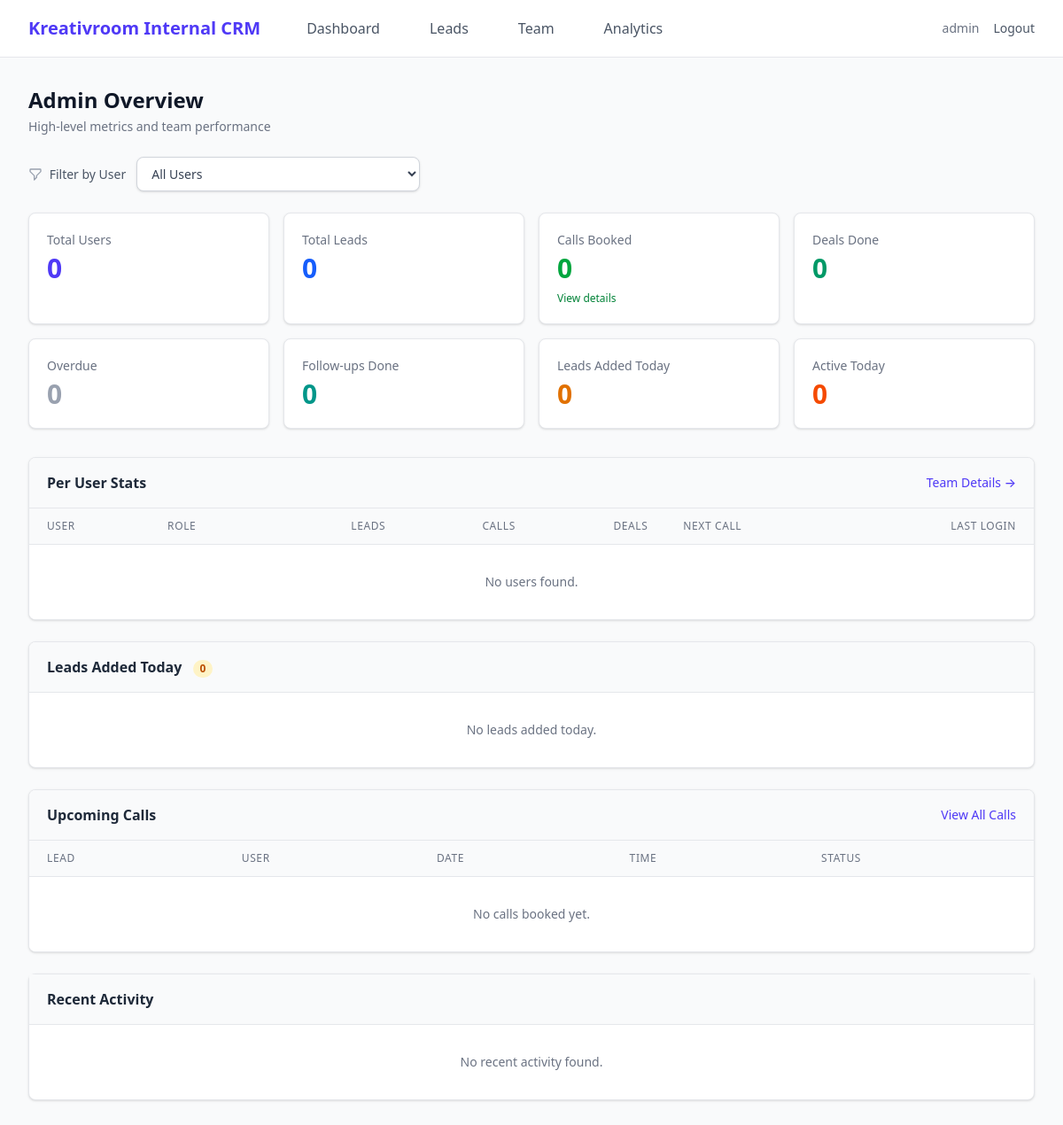
The app's page /admin/dashboard (signed in), older data.
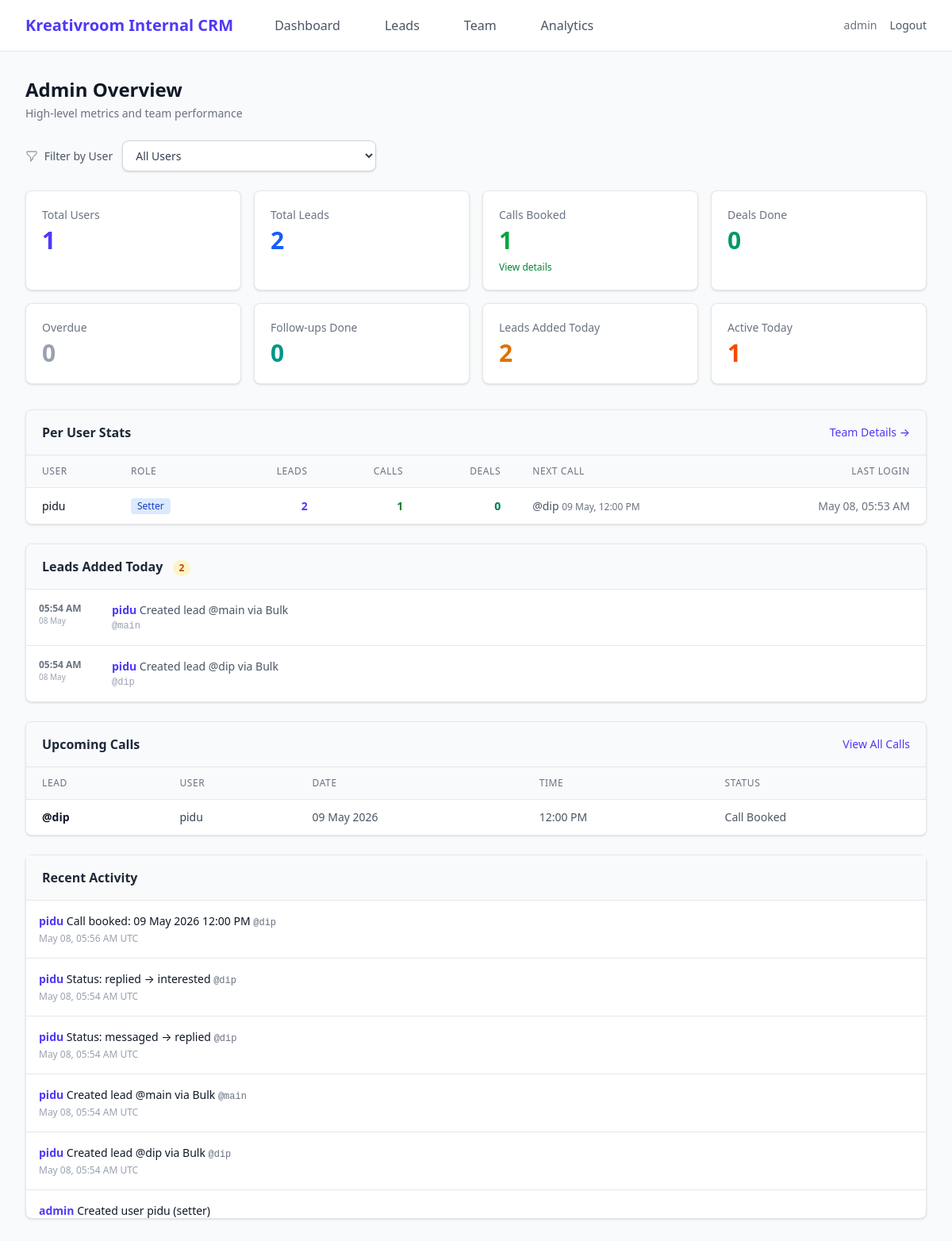
The same page, newer data.
### instagram_crm/models.py (models this page shows, shortened)
class User(UserMixin, db.Model):
    __tablename__ = "users"
    id            = db.Column(db.Integer, primary_key=True)
    username      = db.Column(db.String(255), unique=True, nullable=False)
    password_hash = db.Column(db.String(255), nullable=False)
    role          = db.Column(db.String(50), default="setter")
    last_login    = db.Column(db.DateTime, nullable=True)
    created_at    = db.Column(db.DateTime, default=datetime.utcnow)
    leads      = db.relationship("Lead", backref="setter", lazy="dynamic")
    activities = db.relationship("Activity", backref="user", lazy="dynamic")
    @property
    def is_admin(self) -> bool:
        return self.role == "admin"

class Lead(db.Model):
    __tablename__ = "leads"
    STATUSES = ["new_lead", "messaged", "replied", "interested", "call_booked", "deal_done"]
    id               = db.Column(db.Integer, primary_key=True)
    instagram_handle = db.Column(db.String(255), unique=True, nullable=False)
    status           = db.Column(db.String(50), default="new_lead", nullable=False, index=True)
    prev_status      = db.Column(db.String(50), nullable=True)   # ← restored on cancel-call
    assigned_to      = db.Column(db.Integer, db.ForeignKey("users.id"), nullable=True, index=True)
    last_contacted   = db.Column(db.DateTime, nullable=True)
    next_followup    = db.Column(db.Date, nullable=True, index=True)
    notes            = db.Column(db.Text, nullable=True)
    created_at       = db.Column(db.DateTime, default=datetime.utcnow)
    call       = db.relationship("Call", backref="lead", uselist=False,
                                 cascade="all, delete-orphan")
    activities = db.relationship("Activity", backref="lead", lazy="dynamic")

class Call(db.Model):
    __tablename__ = "calls"
    id            = db.Column(db.Integer, primary_key=True)
    lead_id       = db.Column(db.Integer, db.ForeignKey("leads.id"), unique=True, nullable=False)
    call_datetime = db.Column(db.DateTime, nullable=False)

class Activity(db.Model):
    __tablename__ = "activities"
    id        = db.Column(db.Integer, primary_key=True)
    user_id   = db.Column(db.Integer, db.ForeignKey("users.id"), nullable=True)
    action    = db.Column(db.String(255), nullable=False)
    lead_id   = db.Column(db.Integer, db.ForeignKey("leads.id"), nullable=True)
    timestamp = db.Column(db.DateTime, default=datetime.utcnow)

### instagram_crm/admin.py (the view)
@admin_bp.route("/dashboard")
@admin_required
def dashboard():
    today     = date.today()
    day_start = datetime.combine(today, datetime.min.time())
    week_ago  = datetime.utcnow() - timedelta(days=7)
    filter_users = User.query.filter(User.role != 'admin').order_by(User.username).all()
    selected_user_id = request.args.get("user_id", type=int)
    selected_user = None
    if selected_user_id:
        selected_user = db.session.get(User, selected_user_id)
        if not selected_user:
            selected_user_id = None          # invalid id → show all
    total_users = User.query.filter(User.role != 'admin').count()
    if selected_user_id:
        total_leads     = Lead.query.filter_by(assigned_to=selected_user_id).count()
        total_calls     = Call.query.join(Lead).filter(Lead.assigned_to == selected_user_id).count()
        leads_today     = Lead.query.filter(Lead.assigned_to == selected_user_id, Lead.created_at >= day_start).count()
        calls_this_week = Call.query.join(Lead).filter(Lead.assigned_to == selected_user_id, Call.call_datetime >= week_ago).count()
        deals_done      = Lead.query.filter_by(assigned_to=selected_user_id, status="deal_done").count()
        overdue_count   = (
            Lead.query
            .filter(Lead.assigned_to == selected_user_id,
                    Lead.next_followup != None,
                    Lead.next_followup < today,
                    Lead.status != "call_booked",
                    Lead.status != "deal_done")
            .count()
        )
        followups_done  = (
            Activity.query
            .filter(Activity.user_id == selected_user_id,
                    Activity.action.like("Follow-up done%"))
            .count()
        )
    else:
        total_leads     = Lead.query.count()
        total_calls     = Call.query.count()
        leads_today     = Lead.query.filter(Lead.created_at >= day_start).count()
        calls_this_week = Call.query.filter(Call.call_datetime >= week_ago).count()
        deals_done      = Lead.query.filter_by(status="deal_done").count()
        overdue_count   = (
            Lead.query
            .filter(Lead.next_followup != None,
                    Lead.next_followup < today,
                    Lead.status != "call_booked",
                    Lead.status != "deal_done")
            .count()
        )
        followups_done  = (
            Activity.query
            .filter(Activity.action.like("Follow-up done%"))
            .count()
        )
    active_today = User.query.filter(User.role != 'admin', User.last_login >= day_start).count()
    add_query = (
        Activity.query
        .filter(Activity.timestamp >= day_start, Activity.action.startswith("Created lead"))
    )
    if selected_user_id:
        add_query = add_query.filter(Activity.user_id == selected_user_id)
    leads_added_today = add_query.count()
    lead_additions = (
        add_query
        .order_by(Activity.timestamp.desc())
        .limit(15).all()
    )
    act_query = Activity.query
    if selected_user_id:
        act_query = act_query.filter(Activity.user_id == selected_user_id)
    recent_activities = act_query.order_by(Activity.timestamp.desc()).limit(10).all()
    users = User.query.order_by(User.last_login.desc().nullslast()).all()
    user_stats = _user_stats()
    calls_query = (
        Call.query
        .options(joinedload(Call.lead).joinedload(Lead.setter))
        .filter(Call.call_datetime >= datetime.now())
    )
    if selected_user_id:
        calls_query = calls_query.join(Call.lead).filter(Lead.assigned_to == selected_user_id)
    upcoming_calls = calls_query.order_by(Call.call_datetime.asc()).limit(8).all()
    return render_template(
        "admin/dashboard.html",
        total_users=total_users,
        total_leads=total_leads,
        total_calls=total_calls,
        leads_today=leads_today,
        calls_this_week=calls_this_week,
        active_today=active_today,
        deals_done=deals_done,
        overdue_count=overdue_count,
        followups_done=followups_done,
        leads_added_today=leads_added_today,
        lead_additions=lead_additions,
        recent_activities=recent_activities,
        users=users,
        user_stats=user_stats,
        upcoming_calls=upcoming_calls,
        filter_users=filter_users,
        selected_user_id=selected_user_id,
        selected_user=selected_user,
    )

### instagram_crm/templates/admin/dashboard.html (shortened to what the changed rows need)
{% extends "base.html" %}
{% block content %}
<div class="mb-6 flex flex-col sm:flex-row sm:justify-between sm:items-center gap-4">
  <div>
    <h1 class="text-2xl font-bold text-gray-900">
      {% if selected_user %}Overview for {{ selected_user.username | title }}{% else %}Admin Overview{% endif %}
    </h1>
  </div>
</div>
{% set filter_action = url_for('admin.dashboard') %}
<div class="grid grid-cols-2 md:grid-cols-4 gap-4 mb-8">
  {% if not selected_user %}
  <div class="bg-white border border-gray-200 rounded-lg p-5 shadow-sm">
    <div class="text-sm text-gray-500 font-medium mb-1">Total Users</div>
    <div class="text-3xl font-bold text-indigo-600">{{ total_users }}</div>
  </div>
  {% endif %}
  <div class="bg-white border border-gray-200 rounded-lg p-5 shadow-sm">
    <div class="text-sm text-gray-500 font-medium mb-1">Total Leads</div>
    <div class="text-3xl font-bold text-blue-600">{{ total_leads }}</div>
  </div>
  <a href="{{ url_for('admin.calls') }}" class="block bg-white border border-gray-200 rounded-lg p-5 shadow-sm hover:border-green-300 hover:shadow-md transition">
    <div class="text-sm text-gray-500 font-medium mb-1">Calls Booked</div>
    <div class="text-3xl font-bold text-green-600">{{ total_calls }}</div>
    <div class="text-xs text-green-700 mt-2">View details</div>
  </a>
  <div class="bg-white border border-gray-200 rounded-lg p-5 shadow-sm">
    <div class="text-sm text-gray-500 font-medium mb-1">Leads Added Today</div>
    <div class="text-3xl font-bold text-amber-600">{{ leads_added_today }}</div>
  </div>
  {% if not selected_user %}
  <div class="bg-white border border-gray-200 rounded-lg p-5 shadow-sm">
    <div class="text-sm text-gray-500 font-medium mb-1">Active Today</div>
    <div class="text-3xl font-bold text-orange-600">{{ active_today }}</div>
  </div>
  {% endif %}
</div>
<div class="grid grid-cols-1 gap-6">
  {% if not selected_user %}
  <div class="bg-white border border-gray-200 rounded-lg shadow-sm overflow-hidden">
    <div class="px-5 py-4 border-b border-gray-200 bg-gray-50 flex justify-between items-center">
      <h2 class="font-semibold text-gray-800">Per User Stats</h2>
    </div>
    <div class="overflow-x-auto">
      <table class="min-w-full divide-y divide-gray-200 text-sm text-left">
        <thead class="bg-gray-50 text-gray-500 uppercase tracking-wider text-xs">
          <tr>
            <th class="px-5 py-3 font-medium">User</th>
            <th class="px-5 py-3 font-medium">Role</th>
            <th class="px-5 py-3 font-medium text-right">Leads</th>
            <th class="px-5 py-3 font-medium text-right">Calls</th>
            <th class="px-5 py-3 font-medium text-right">Deals</th>
            <th class="px-5 py-3 font-medium">Next Call</th>
            <th class="px-5 py-3 font-medium text-right">Last Login</th>
          </tr>
        </thead>
        <tbody class="divide-y divide-gray-200 bg-white">
          {% for row in user_stats %}
          {% set u = row.user %}
          <tr class="hover:bg-gray-50">
            <td class="px-5 py-3 font-medium text-gray-900">{{ u.username }}</td>
            <td class="px-5 py-3">
              <span class="inline-flex px-2 py-0.5 rounded text-xs font-medium {% if u.role == 'admin' %}bg-purple-100 text-purple-800{% else %}bg-blue-100 text-blue-800{% endif %}">
                {{ u.role|title }}
              </span>
            </td>
            <td class="px-5 py-3 text-right font-semibold text-gray-900">
              <a href="{{ url_for('admin.all_leads', setter=u.id) }}" class="text-indigo-600 hover:text-indigo-900">{{ row.total_leads }}</a>
            </td>
            <td class="px-5 py-3 text-right font-semibold text-green-700">
              <a href="{{ url_for('admin.calls', setter=u.id) }}" class="hover:text-green-900">{{ row.calls_booked }}</a>
            </td>
            <td class="px-5 py-3 text-right font-semibold text-emerald-700">{{ row.deals_done }}</td>
            <td class="px-5 py-3 text-gray-600">
              {% if row.next_call %}
                <span class="font-medium">@{{ row.next_call.lead.instagram_handle }}</span>
                <span class="text-xs text-gray-500">{{ row.next_call.call_datetime.strftime('%d %b, %I:%M %p') }}</span>
              {% else %}
                <span class="text-gray-400">—</span>
              {% endif %}
            </td>
            <td class="px-5 py-3 text-right text-gray-500">
              {{ u.last_login.strftime('%b %d, %I:%M %p') if u.last_login else 'Never' }}
            </td>
          </tr>
          {% else %}
          <tr>
            <td colspan="7" class="px-5 py-8 text-center text-gray-500">No users found.</td>
          </tr>
          {% endfor %}
        </tbody>
      </table>
    </div>
  </div>
  {% endif %}
  <div class="bg-white border border-gray-200 rounded-lg shadow-sm overflow-hidden">
    <div class="px-5 py-4 border-b border-gray-200 bg-gray-50 flex justify-between items-center">
      <h2 class="font-semibold text-gray-800">
        Leads Added Today{% if selected_user %} — {{ selected_user.username | title }}{% endif %}
        <span class="ml-2 inline-flex items-center px-2 py-0.5 rounded-full text-xs font-bold bg-amber-100 text-amber-700">{{ leads_added_today }}</span>
      </h2>
    </div>
    <div class="divide-y divide-gray-200 overflow-y-auto max-h-[350px]">
      {% for act in lead_additions %}
      <div class="p-4 hover:bg-gray-50 flex items-start gap-3">
        <div class="w-20 shrink-0">
          <div class="text-xs font-semibold text-gray-500">{{ act.timestamp.strftime('%I:%M %p') }}</div>
          <div class="text-[10px] text-gray-400">{{ act.timestamp.strftime('%d %b') }}</div>
        </div>
        <div class="flex-1 min-w-0">
          <p class="text-sm text-gray-900">
            <span class="font-semibold text-indigo-600">{{ act.user.username if act.user else 'System' }}</span>
            <span class="text-gray-600">{{ act.action }}</span>
          </p>
          {% if act.lead %}
          <p class="text-xs text-gray-400 font-mono mt-0.5">@{{ act.lead.instagram_handle }}</p>
          {% endif %}
        </div>
      </div>
      {% else %}
      <div class="p-8 text-center text-gray-500 text-sm">No leads added today.</div>
      {% endfor %}
    </div>
  </div>
  <div class="bg-white border border-gray-200 rounded-lg shadow-sm overflow-hidden">
    <div class="px-5 py-4 border-b border-gray-200 bg-gray-50 flex justify-between items-center">
      <h2 class="font-semibold text-gray-800">Upcoming Calls{% if selected_user %} — {{ selected_user.username | title }}{% endif %}</h2>
    </div>
    <div class="overflow-x-auto">
      <table class="min-w-full divide-y divide-gray-200 text-sm text-left">
        <thead class="bg-gray-50 text-gray-500 uppercase tracking-wider text-xs">
          <tr>
            <th class="px-5 py-3 font-medium">Lead</th>
            {% if not selected_user %}<th class="px-5 py-3 font-medium">User</th>{% endif %}
            <th class="px-5 py-3 font-medium">Date</th>
            <th class="px-5 py-3 font-medium">Time</th>
            <th class="px-5 py-3 font-medium">Status</th>
          </tr>
        </thead>
         <tbody class="divide-y divide-gray-200 bg-white">
           {% for call in upcoming_calls %}
           <tr class="hover:bg-gray-50">
             <td class="px-5 py-3 font-semibold text-gray-900">
               {% if call.lead %}
                 @{{ call.lead.instagram_handle }}
               {% else %}
                 Deleted Lead
               {% endif %}
             </td>
             {% if not selected_user %}<td class="px-5 py-3 text-gray-700">
               {% if call.lead and call.lead.setter %}
                 {{ call.lead.setter.username }}
               {% else %}
                 Unassigned
               {% endif %}
             </td>{% endif %}
             <td class="px-5 py-3 text-gray-600">{{ call.call_datetime.strftime('%d %b %Y') }}</td>
             <td class="px-5 py-3 text-gray-600">{{ call.call_datetime.strftime('%I:%M %p') }}</td>
             <td class="px-5 py-3 text-gray-600">
               {% if call.lead %}
                 {{ call.lead.status.replace('_', ' ').title() }}
               {% else %}
                 N/A
               {% endif %}
             </td>
           </tr>
           {% else %}
           <tr>
             <td colspan="{% if selected_user %}4{% else %}5{% endif %}" class="px-5 py-8 text-center text-gray-500">No calls booked yet.</td>
           </tr>
           {% endfor %}
        </tbody>
      </table>
    </div>
  </div>
  <div class="bg-white border border-gray-200 rounded-lg shadow-sm flex flex-col">
    <div class="px-5 py-4 border-b border-gray-200 bg-gray-50 flex justify-between items-center">
      <h2 class="font-semibold text-gray-800">Recent Activity{% if selected_user %} — {{ selected_user.username | title }}{% endif %}</h2>
    </div>
    <div class="divide-y divide-gray-200 overflow-y-auto max-h-[400px]">
      {% for act in recent_activities %}
      <div class="p-4 hover:bg-gray-50">
        <p class="text-sm text-gray-900">
          {% if not selected_user %}
          <span class="font-semibold text-indigo-600">{{ act.user.username if act.user else 'System' }}</span>
          {% endif %}
          {{ act.action }}
          {% if act.lead %}
            <span class="text-gray-500 font-mono text-xs">@{{ act.lead.instagram_handle }}</span>
          {% endif %}
        </p>
        <p class="text-xs text-gray-400 mt-1">{{ act.timestamp.strftime('%b %d, %I:%M %p') }} UTC</p>
      </div>
      {% else %}
      <div class="p-8 text-center text-gray-500 text-sm">No recent activity found.</div>
      {% endfor %}
    </div>
  </div>
</div>
{% endblock %}

Row changes from the older to the newer data that the page shows:
added User: username "pidu", role "Setter", last_login "May 08, 05:53 AM"
added Lead: next_call.lead.instagram_handle "dip"
added Call: next_call.call_datetime "09 May, 12:00 PM", lead.instagram_handle "dip", lead.setter.username "pidu", call_datetime "09 May 2026", call_datetime "12:00 PM", lead.status.replace "Call Booked"
added Activity: timestamp "05:54 AM", timestamp "08 May", user "pidu", action "Created lead @main via Bulk", lead.instagram_handle "main", timestamp "May 08, 05:54 AM"
added Activity: timestamp "05:54 AM", timestamp "08 May", user "pidu", action "Created lead @dip via Bulk", lead.instagram_handle "dip", timestamp "May 08, 05:54 AM"
added Activity: user "pidu", action "Call booked: 09 May 2026 12:00 PM", lead.instagram_handle "dip", timestamp "May 08, 05:56 AM", shown under "Recent Activity"
added Activity: user "pidu", action "Status: replied → interested", lead.instagram_handle "dip", timestamp "May 08, 05:54 AM", shown under "Recent Activity"
added Activity: user "pidu", action "Status: messaged → replied", lead.instagram_handle "dip", timestamp "May 08, 05:54 AM", shown under "Recent Activity"
added Activity: user "admin", action "Created user pidu (setter)", shown under "Recent Activity"
Text that changed along with them:
{{ total_users }}: "0" → "1"
{{ total_leads }}: "0" → "2"
{{ total_calls }}: "0" → "1"
{{ leads_added_today }}: "0" → "2"
{{ active_today }}: "0" → "1"
new list line: "2 1 0 @"
text no longer shown: "No users found. No leads added today. No calls booked yet. No recent activity found."
